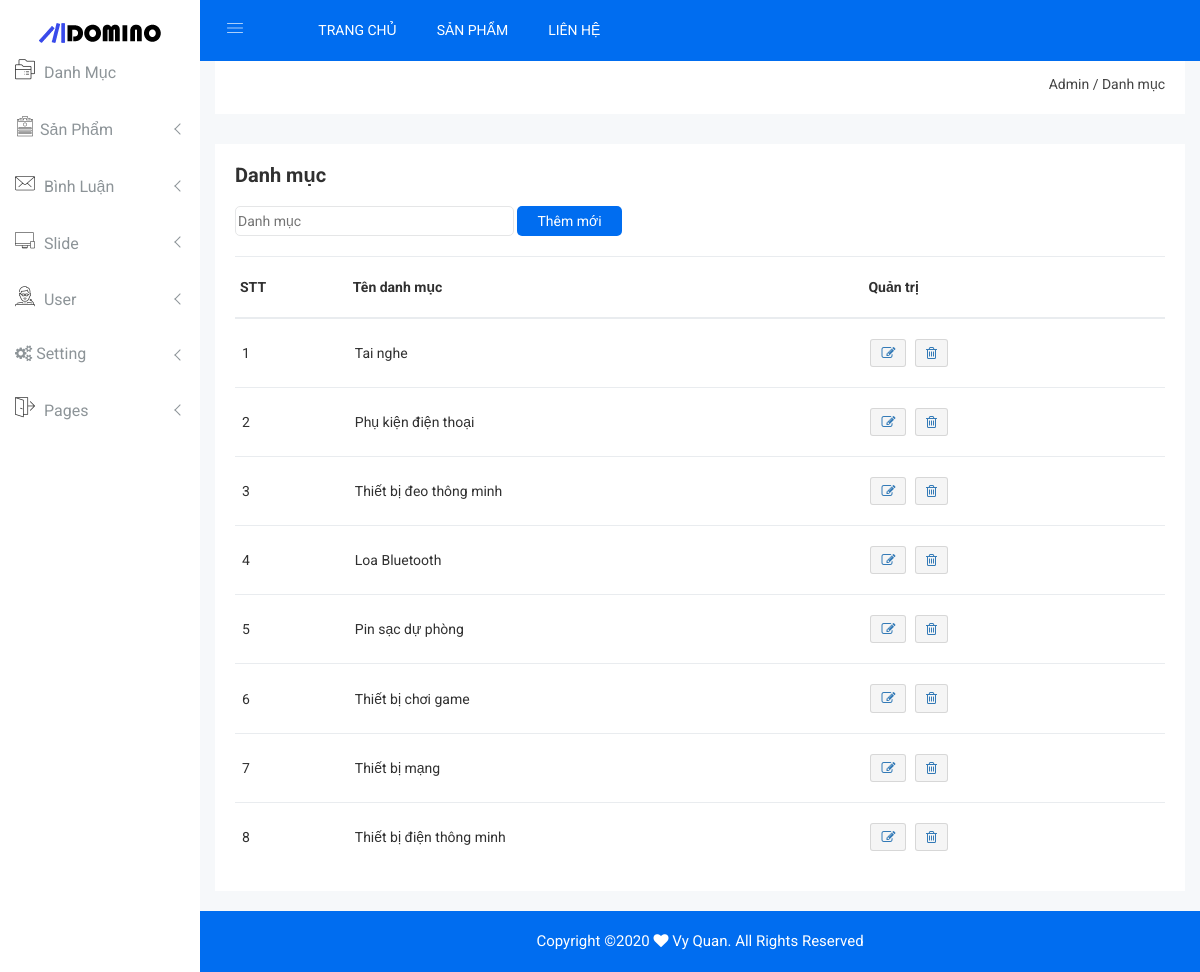
/admin/danh_muc.php (signed in), run on the app's committed database.
### tables this page shows
CREATE TABLE `info` (
  `id` int(11) NOT NULL,
  `name` varchar(255) NOT NULL,
  `phone` char(13) NOT NULL,
  `address` text NOT NULL,
  `gmail` varchar(255) NOT NULL,
  `logo` varchar(255) DEFAULT NULL,
  `intro` text NOT NULL,
  `map` text NOT NULL
);

CREATE TABLE `category` (
  `id` int(11) NOT NULL,
  `name` varchar(255) NOT NULL
);

### function.php (called while the page is built, shortened)
<?php
$host = "localhost";
$user = "root";
$password = "";
$db = "web204_domino";
$conn = null;
try {
    $conn = new PDO("mysql:host=$host;dbname=$db;charset=utf8", $user, $password);
} catch (PDOException $e) {
    echo $e->getMessage();
}
function selectDb($sql)
{
    global $conn;
    $stmt = $conn->prepare($sql);
    $stmt->execute();
    $result = $stmt->fetchAll();
    return $result;
}

### admin/danh_muc.php (the view, shortened to what this page needs)
<?php include('header.php') ?>
<div class="breadcome-area">
    <div class="container-fluid">
        <div class="row">
            <div class="col-lg-12 col-md-12 col-sm-12 col-xs-12">
                <div class="breadcome-list">
                    <div class="row">
                        <div class="col-lg-6 col-md-6 col-sm-6 col-xs-12">
                        </div>
                        <div class="col-lg-6 col-md-6 col-sm-6 col-xs-12">
                            <ul class="breadcome-menu">
                                <li><a href="#">Admin</a> <span class="bread-slash">/</span>
                                </li>
                                <li><span class="bread-blod">Danh mục</span>
                                </li>
                            </ul>
                        </div>
                    </div>
                </div>
            </div>
        </div>
    </div>
</div>
<div class="product-status mg-b-15">
    <div class="container-fluid">
        <div class="row">
            <div class="col-lg-12 col-md-12 col-sm-12 col-xs-12">
                <div class="product-status-wrap drp-lst">
                    <h4>Danh mục</h4>
                    <form method="POST" action="danh_muc.php">
                        <input style="width: 30%;border: 1px solid #e5e6e7;height: 30px;border-radius: 5px; margin-bottom: 20px;" type="text" name="category" placeholder="Danh mục" required>
                        <button type="submit" style="padding: 7px 20px;color: #fff;border-radius: 5px;background: #006DF0; border: none;" name="addCate">Thêm mới</button>
                        <div class="asset-inner">
                    </form>
                    <table>
                        <tr>
                            <th>STT</th>
                            <th>Tên danh mục</th>
                            <th>Quản trị</th>
                        </tr>
                        <?php
                        $stt = 0;
                        foreach (selectDb("SELECT * FROM category") as $item) { ?>
                            <tr>
                                <td><?= $stt += 1 ?></td>
                                <td><?= $item['name'] ?></td>
                                <td>
                                    <button data-toggle="tooltip" title="Edit" class="pd-setting-ed"><a href="sua_danhmuc.php?id=<?= $item['id'] ?>" class="fa fa-pencil-square-o" aria-hidden="true"></a></button>
                                    <button data-toggle="tooltip" title="Trash" class="pd-setting-ed"><a href="danh_muc.php?id=<?= $item['id'] ?>" class="fa fa-trash-o" aria-hidden="true" onclick="return confirm('Bạn muốn xóa danh mục <?= $item['name'] ?>?')"></a></button>
                                </td>
                            <?php
                        } ?>
                    </table>
                </div>
            </div>
        </div>
    </div>
</div>
</div>
<?php include('footer.php') ?>

### admin/header.php (shortened to what this page needs)
<?php session_start();
include('../function.php');
?>
<!doctype html>
<html class="no-js" lang="en">
<head>
    <link rel="stylesheet" href="css/bootstrap.min.css">
    <link rel="stylesheet" href="css/font-awesome.min.css">
    <link rel="stylesheet" href="css/owl.carousel.css">
    <link rel="stylesheet" href="css/owl.theme.css">
    <link rel="stylesheet" href="css/owl.transitions.css">
    <link rel="stylesheet" href="css/animate.css">
    <link rel="stylesheet" href="css/normalize.css">
    <link rel="stylesheet" href="css/meanmenu.min.css">
    <link rel="stylesheet" href="css/main.css">
    <link rel="stylesheet" href="css/educate-custon-icon.css">
    <link rel="stylesheet" href="css/morrisjs/morris.css">
    <link rel="stylesheet" href="css/scrollbar/jquery.mCustomScrollbar.min.css">
    <link rel="stylesheet" href="css/metisMenu/metisMenu.min.css">
    <link rel="stylesheet" href="css/metisMenu/metisMenu-vertical.css">
    <link rel="stylesheet" href="css/calendar/fullcalendar.min.css">
    <link rel="stylesheet" href="css/calendar/fullcalendar.print.min.css">
    <link rel="stylesheet" href="style.css">
    <link rel="stylesheet" href="css/responsive.css">
</head>
<body>
    <div class="left-sidebar-pro">
        <nav id="sidebar" class="">
            <div style="margin-top: 20px;" class="sidebar-header">
                <?php
                foreach (selectDb("SELECT * FROM info") as $item) { ?>
                    <a href="../index.php"><img class="main-logo" src="../public/logo_icon/<?= $item['logo'] ?>" alt="" /></a>
                <?php
                }
                ?>
            </div>
            <div class="left-custom-menu-adp-wrap comment-scrollbar">
                <nav class="sidebar-nav left-sidebar-menu-pro">
                    <ul class="metismenu" id="menu1">
                        <li>
                            <a class="active" href="danh_muc.php" aria-expanded="false"><span class="educate-icon educate-course icon-wrap"></span> <span class="mini-click-non">Danh Mục</span></a>
                        </li>
                        <li>
                            <a class="has-arrow" href="danhsach_sanpham.php" aria-expanded="false"><span class="educate-icon educate-form icon-wrap"></span><span class="mini-click-non">Sản Phẩm</span></a>
                        </li>
                        <li>
                            <a class="has-arrow" href="binh_luan.php" aria-expanded="false"><span class="educate-icon educate-message icon-wrap"></span> <span class="mini-click-non">Bình Luận</span></a>
                        </li>
                        <li>
                            <a class="has-arrow" href="slide.php" aria-expanded="false"><span class="educate-icon educate-apps icon-wrap"></span> <span class="mini-click-non">Slide</span></a>
                        </li>
                        <li>
                            <a class="has-arrow" href="danhsach_user.php" aria-expanded="false"><span class="educate-icon educate-professor icon-wrap"></span> <span class="mini-click-non">User</span></a>
                        </li>
                        <li>
                            <a class="has-arrow" href="setting.php" aria-expanded="false"><span class="fa fa-gears"></span> <span class="mini-click-non">Setting</span></a>
                        </li>
                        <li id="removable">
                            <a class="has-arrow" href="#" aria-expanded="false"><span class="educate-icon educate-pages icon-wrap"></span> <span class="mini-click-non">Pages</span></a>
                        </li>
                    </ul>
                </nav>
            </div>
        </nav>
    </div>
    <div class="all-content-wrapper">
        <div class="container-fluid">
            <div class="row">
                <div class="col-lg-12 col-md-12 col-sm-12 col-xs-12">
                    <div class="logo-pro">
                        <a href="../index.php"><img class="main-logo" src="img/logo/logo.png" alt="" /></a>
                    </div>
                </div>
            </div>
        </div>
        <div class="header-advance-area">
            <div class="header-top-area">
                <div class="container-fluid">
                    <div class="row">
                        <div class="col-lg-12 col-md-12 col-sm-12 col-xs-12">
                            <div class="header-top-wraper">
                                <div class="row">
                                    <div class="col-lg-1 col-md-0 col-sm-1 col-xs-12">
                                        <div class="menu-switcher-pro">
                                            <button type="button" id="sidebarCollapse" class="btn bar-button-pro header-drl-controller-btn btn-info navbar-btn">
                                                <i class="educate-icon educate-nav"></i>
                                            </button>
                                        </div>
                                    </div>
                                    <div class="col-lg-6 col-md-7 col-sm-6 col-xs-12">
                                        <div class="header-top-menu tabl-d-n">
                                            <ul class="nav navbar-nav mai-top-nav">
                                                <li class="nav-item"><a href="../index.php" class="nav-link">TRANG CHỦ</a>
                                                </li>
                                                <li class="nav-item"><a href="../category.php" class="nav-link">SẢN PHẨM</a>
                                                </li>
                                                <li class="nav-item"><a href="../contact.php" class="nav-link">LIÊN HỆ</a>
                                                </li>
                                            </ul>
                                        </div>
                                    </div>
                                    <div class="col-lg-5 col-md-5 col-sm-12 col-xs-12">
                                    </div>
                                </div>
                            </div>
                        </div>
                    </div>
                </div>
            </div>
        </div>

### admin/css/main.css (style rules this page uses)
html { color: #222; font-size: 1em; line-height: 1.4; }
audio, canvas, iframe, img, svg, video { vertical-align: middle; }

### admin/css/metisMenu/metisMenu-vertical.css (style rules this page uses)
.sidebar-nav { background: #fff; }
.sidebar-nav ul { padding: 0; margin: 0; list-style: none; background: #f5f5f5; }
.sidebar-nav .metismenu { background: #fff; display: -webkit-box; display: -ms-flexbox; display: flex; -webkit-box-orient: vertical; -webkit-box-direction: normal; -ms-flex-direction: column; flex-direction: column; }
.sidebar-nav .metismenu li + li { margin-top: 5px; }
.sidebar-nav .metismenu li:last-child { margin-bottom: 5px; }
.sidebar-nav .metismenu > li { display: -webkit-box; display: -ms-flexbox; display: flex; -webkit-box-orient: vertical; -webkit-box-direction: normal; -ms-flex-direction: column; flex-direction: column; position: relative; }
.sidebar-nav .metismenu a { position: relative; display: block; padding: 13px 15px; color: #444; outline-width: 0; transition: all .3s ease-out; font-size:16px; font-weight:400; }
.sidebar-nav .metismenu li .icon-wrap { margin-right:5px; font-size:20px; color:#303030; }

### data on the page
category: stt "1", name "Tai nghe"
category: stt "2", name "Phụ kiện điện thoại"
category: stt "3", name "Thiết bị đeo thông minh"
category: stt "4", name "Loa Bluetooth"
category: stt "5", name "Pin sạc dự phòng"
category: stt "6", name "Thiết bị chơi game"
category: stt "7", name "Thiết bị mạng"
category: stt "8", name "Thiết bị điện thông minh"
